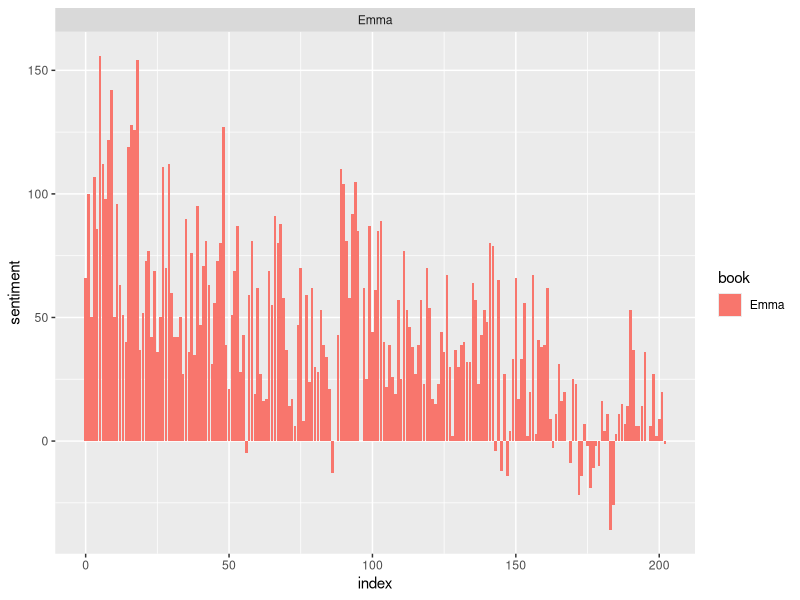

R code for this plot:
## ---- chunk 1
knitr::opts_chunk$set(echo = TRUE)
## ---- chunk 2
library(janeaustenr)
library(tidytext)
library(stringr)
library(tidyverse)
library(tidyr)
library(ggplot2)
## ---- chunk 3
sentiments
get_sentiments("bing")
## ---- chunk 4
data = austen_books() %>%
  group_by(book) %>%
  mutate(line_number = row_number(),
         chapter = cumsum(str_detect(text, regex("^chapter [\\divxlc]", ignore_case = TRUE)))) %>%
  ungroup() %>%
  unnest_tokens(word, text)

## ---- chunk 5
positive_sentiments = get_sentiments("bing") %>%
  filter(sentiment == "positive")

data %>%
  filter(book == "Emma") %>%
  semi_join(positive_sentiments) %>%
  count(word, sort = TRUE)
## ---- chunk 6
bing = get_sentiments("bing")
emma_sentiment = data %>%
  inner_join(bing) %>%
  count(book = "Emma", index = line_number %/% 80, sentiment) %>%
  spread(sentiment, n, fill = 0) %>%
  mutate(sentiment = positive - negative)
## ---- chunk 7
ggplot(emma_sentiment, aes(index, sentiment, fill = book)) +
  geom_bar(stat = "identity", show.legend = TRUE) +
  facet_wrap(~book, ncol = 2, scales = "free_x")
